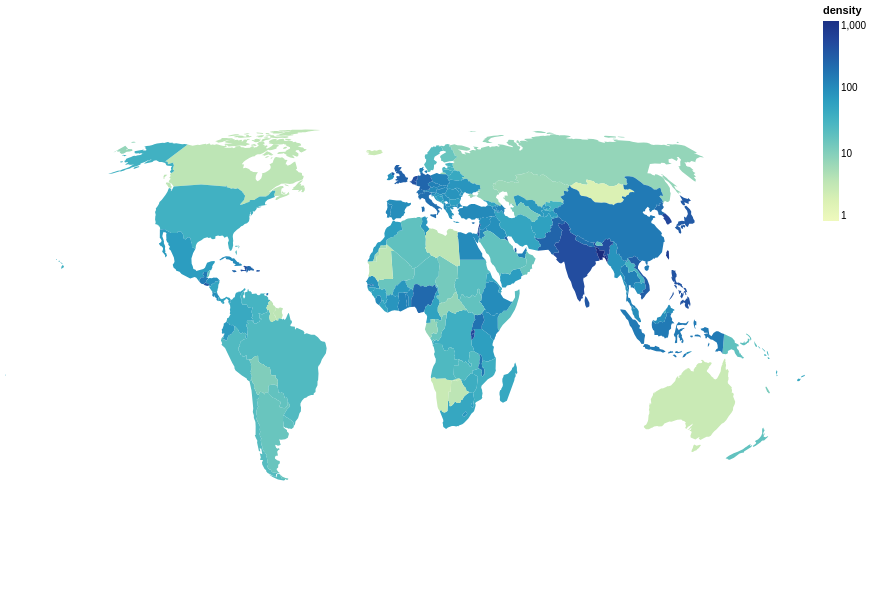

The notebook cell saved with this chart:
### Markdown cell above
Finally, we draw the chart using Altair's `mark_geoshape()` method. The distribution of densities is highly skewed, due to very small countries with relatively high population numbers, such as Monaco. To spread out the low and high density values we use a logarithmic scale and set the domain between 1 and 1000. Note that the domain has to end in a multiple of the base, which is by default 10.

### Code cell
alt.Chart(countries).mark_geoshape().encode(
    color=alt.Color('density', scale=alt.Scale(type="log", domain=[1,1000] )),
    tooltip=['name', 'areaInSqKm', 'population', 'density']
).properties(
    width=800,
    height=600
)

### Figure 1 — Vega-Lite specification as saved in the notebook (floating-point values rounded to 4 significant figures; data arrays with more than 128 entries replaced by an {"elided": "..."} marker saying what was removed)
{"config": {"view": {"continuousWidth": 300, "continuousHeight": 300}}, "data": {"name": "data-e4a17ae49b84cef274ee61a423341e4c"}, "mark": {"type": "geoshape"}, "encoding": {"color": {"field": "density", "scale": {"domain": [1, 1000], "type": "log"}, "type": "quantitative"}, "tooltip": [{"field": "name", "type": "nominal"}, {"field": "areaInSqKm", "type": "quantitative"}, {"field": "population", "type": "quantitative"}, {"field": "density", "type": "quantitative"}]}, "height": 600, "width": 800, "$schema": "https://vega.github.io/schema/vega-lite/v6.1.0.json", "datasets": {"data-e4a17ae49b84cef274ee61a423341e4c": {"elided": "171 records"}}}
